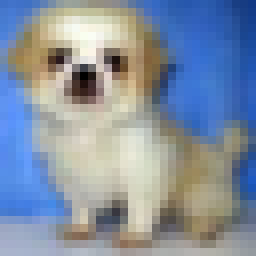
#> input picture 串口小助手/images/dog_cifar10.png, 32 x 32 px (shown 8 times larger)
$ python ReadImage.py
#> lines starting #> are read from the running program, lines starting #| are printed output that depends on the picture
#> further down, img is the input picture: shape (32, 32, 3); mean B, G, R 161.9, 145, 132.6
'''
Convert a picture(32,32,RGB) to .txt
'''

import cv2     # h, w, c
import numpy as np
import matplotlib.pyplot as plt

def BGR_to_RGB(cvimg):
    pilimg = cvimg.copy()
    pilimg[:, :, 0] = cvimg[:, :, 2]
    pilimg[:, :, 2] = cvimg[:, :, 0]
    return pilimg

# 添加高斯噪声
# 由于图像数值范围为 0-255 的整数，因此需要归一化和格式转换
def gauss_noise(img, mean=0, sigma=25):

#> called with mean = 0, sigma = 10
    image = np.array(img / 255, dtype=float)  # 将原始图像的像素值进行归一化
    # 创建一个均值为mean，方差为sigma，呈高斯分布的图像矩阵
    noise = np.random.normal(mean, sigma/255.0, image.shape)
    out = image + noise  # 将噪声和原始图像进行相加得到加噪后的图像
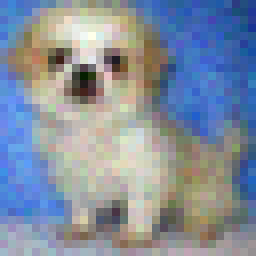
#> out: shape (32, 32, 3) float64 (shown 8 times larger); mean B, G, R 0.635, 0.567, 0.518; drawn with min black and max white
    res_img = np.clip(out, 0.0, 1.0)
    res_img = np.uint8(res_img * 255.0)

    return res_img

# 读取图像并转化为 32*32*3 大小
img = cv2.imread("./images/dog_cifar10.png")
img = cv2.resize(img,(32,32))    #可以改变图片的大小

#添加噪声
noisy_img = gauss_noise(img,mean=0,sigma=10)

'''****************保存图片**************'''
cv2.imwrite("./images/little_dog_cifar10.png",img)
cv2.imwrite("./images/noisy_dog_cifar10.png",noisy_img)
'''*************************************'''

print("图像的形状,返回一个图像的(行数,列数,通道数):", noisy_img.shape)
#| 图像的形状,返回一个图像的(行数,列数,通道数): (32, 32, 3)
print("图像的像素数目:", noisy_img.size)
#| 图像的像素数目: 3072
print("图像的数据类型:", noisy_img.dtype)
#| 图像的数据类型: uint8

'''********** 写入原图片 *************************'''
#img = BGR_to_RGB(img)
fname = open("./images/dog_cifar10.txt",'w')
img_1 = img.flatten()       # 降维
#> img_1 = 3072 values, max 254 at index 415, min 0 at index 894, mean 146.5
length = img_1.shape[0]
#> length = 3072

for i in range(length):
    fname.write(str(img_1[i])+',')
fname.close()
'''***********************************************'''

'''********** 写入噪声图片 *************************'''
#noisy_img = BGR_to_RGB(noisy_img)
fname = open("./images/noisy_dog_cifar10.txt",'w')
noisy_img_1 = noisy_img.flatten()       # 降维
#> noisy_img_1 = 3072 values, max 255 at index 414, min 0 at index 894, mean 145.7
length = noisy_img_1.shape[0]

for i in range(length):
    fname.write(str(noisy_img_1[i])+',')
fname.close()
'''*********************************************'''

cv2.imshow('image',img)
cv2.imshow('noisy_image',noisy_img)
cv2.waitKey(0)
cv2.destroyAllWindows()
